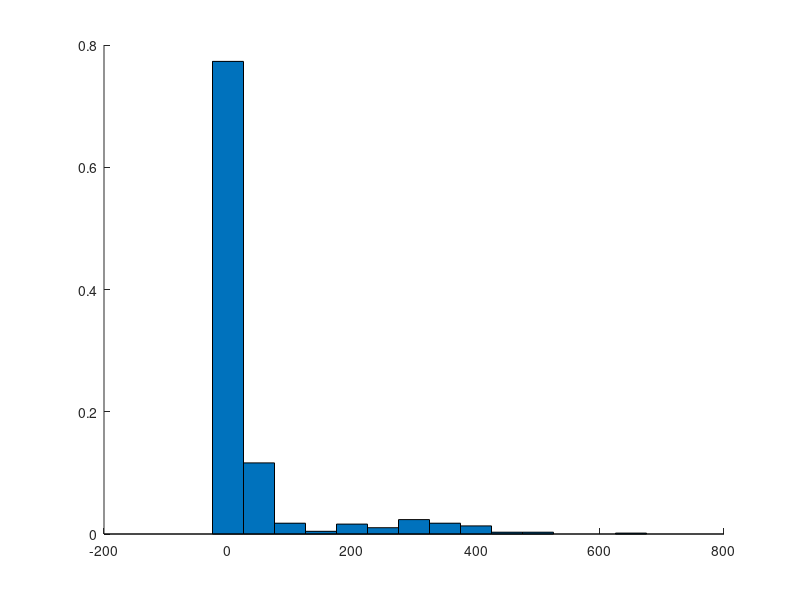

The MATLAB script that drew this image: (Note: this script raises an error after producing the figure.)
thres=30;

load("gr_change_n100_spore.mat")
spo=(double(spo));nospo=(double(nospo));
edges=0:50:700;
[a,x]=hist((((nospo))),edges);
bar(x, a./length(nospo),1,"FaceAlpha",0.5)
set(gca, 'xtick', x)
hold on;

save("gr_change_n100_spore.mat","spo","nospo")
[a,x]=hist(((spo)),edges);
bar(x, a./length(spo),1,"FaceAlpha",0.5)
set(gca, 'xtick', x)
xlim([-15,700])
legend(["spore","non-spore"])
title("wt")
wts=length(spo(spo>thres))./(length(spo));
wtns=length(nospo(nospo>thres))./(length(nospo));
wta=(length(spo(spo>thres))+length(nospo(nospo>thres)))./(length(nospo)+(length(spo)));


%%
load("full_ds_spore.mat")
spo=(double(spo));nospo=(double(nospo));
edges=0:50:700;
save("full_ds_spore.mat","spo","nospo")

[a,x]=hist((((nospo))),edges);
bar(x, a./length(nospo),1,"FaceAlpha",0.5)
set(gca, 'xtick', x)
hold on;
[a,x]=hist(((spo)),edges);
bar(x, a./length(spo),1,"FaceAlpha",0.5)
set(gca, 'xtick', x)
xlim([-15,700])
legend(["spore","non-spore"])
title("wt")

dss=length(spo(spo>thres))./(length(spo));
dsns=length(nospo(nospo>thres))./(length(nospo));
dsa=(length(spo(spo>thres))+length(nospo(nospo>thres)))./(length(nospo)+(length(spo)));

%%
load("full_dc_spore.mat")
spo=(double(spo))*1.5;nospo=(double(nospo));
edges=0:50:700;
[a,x]=hist((((nospo))),edges);
bar(x, a./length(nospo),1,"FaceAlpha",0.5)
set(gca, 'xtick', x)
hold on;
save("full_dc_spore.mat","spo","nospo")

[a,x]=hist(((spo)),edges);
bar(x, a./length(spo),1,"FaceAlpha",0.5)
set(gca, 'xtick', x)
xlim([-15,700])
legend(["non-spore","spore"])
title("wt")

dcs=length(spo(spo>thres))./(length(spo));
dcns=length(nospo(nospo>thres))./(length(nospo));
dca=(length(spo(spo>thres))+length(nospo(nospo>thres)))./(length(nospo)+(length(spo)));



%%
y=[wts,wtns,wta,0,dss,dsns,dsa,0,dcs,dcns,dca];
bar(y)
ylim([0,0.5])

%%
x=[1,2];
y=[0.05,0.27];
bar(x,y)
ylim([0,0.3])

%%


